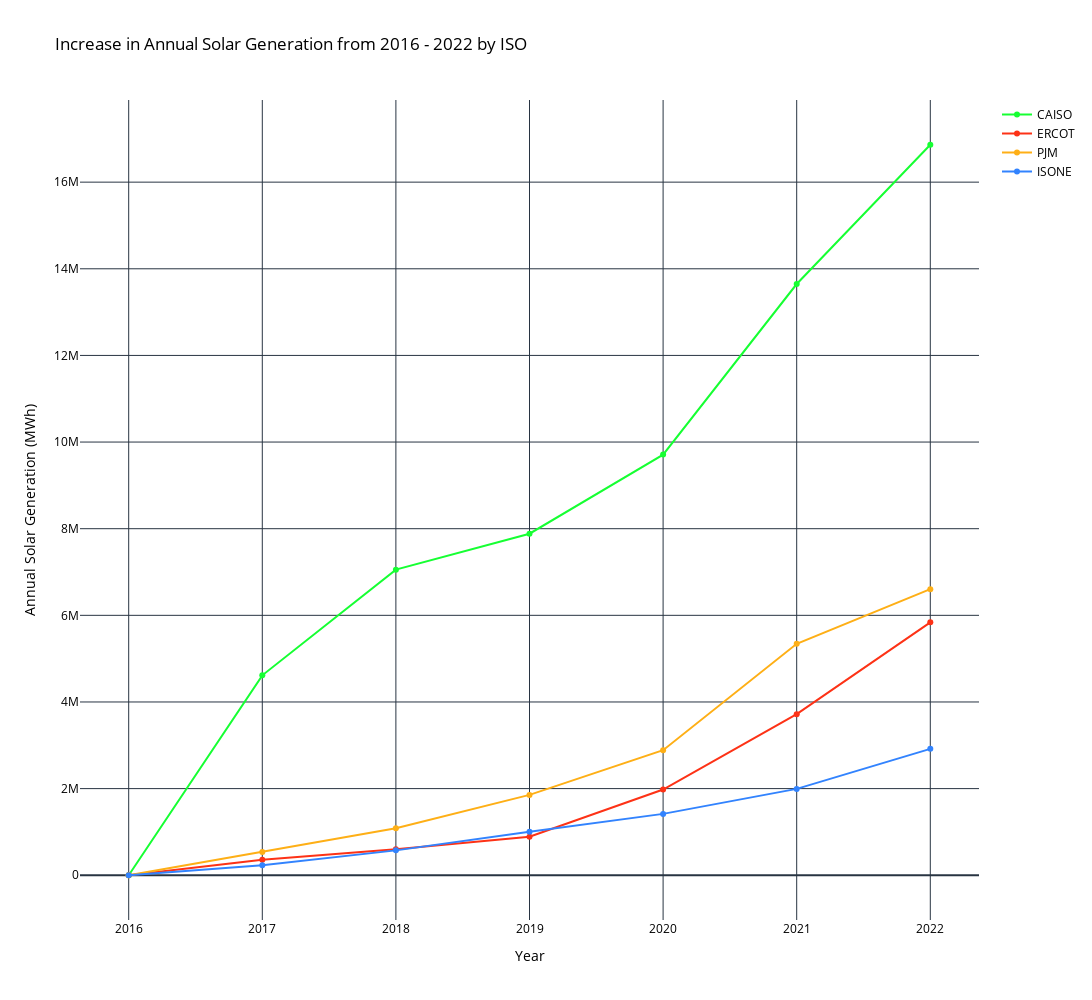

The notebook cell this image was saved under:
### Code cell
fig = go.Figure()
fig = go.Figure()

iso_colors = {'CAISO': '#16FF32', 'ERCOT': '#FD3216', 'ISONE': '#3283FE', 'PJM': '#FEAF16'}

for key in ling:

    fig.add_trace(go.Scatter(x = ling[key]["year"], y = ling[key]["diff"], name = key, marker=dict(color = iso_colors[key])))
fig.update_xaxes(title_text="Year")
fig.update_yaxes(title_text="Annual Solar Generation (MWh)")


fig.update_layout(paper_bgcolor = "rgba(0,0,0,0)",
                  plot_bgcolor = "rgba(0,0,0,0)", font_color="black")
fig.update_layout(height=1000, width=1400,
              title_text="Increase in Annual Solar Generation from 2016 - 2022 by ISO")
fig.show()
fig.write_html(os.path.join("/Users/evanlipton/Downloads/new_solar.html"))

### Figure 1 — Plotly figure (JSON) as saved in the notebook; plotly's stock layout.template omitted (floating-point values rounded to 4 significant figures)
{"data": [{"marker": {"color": "#16FF32"}, "name": "CAISO", "x": [2016, 2017, 2018, 2019, 2020, 2021, 2022], "y": [0.0, 4615000.0, 7055000.0, 7884000.0, 9710000.0, 13650000.0, 16860000.0], "type": "scatter"}, {"marker": {"color": "#FD3216"}, "name": "ERCOT", "x": [2016, 2017, 2018, 2019, 2020, 2021, 2022], "y": [0.0, 355300.0, 600900.0, 890300.0, 1978000.0, 3719000.0, 5839000.0], "type": "scatter"}, {"marker": {"color": "#FEAF16"}, "name": "PJM", "x": [2016, 2017, 2018, 2019, 2020, 2021, 2022], "y": [0.0, 538400.0, 1083000.0, 1855000.0, 2887000.0, 5344000.0, 6605000.0], "type": "scatter"}, {"marker": {"color": "#3283FE"}, "name": "ISONE", "x": [2016, 2017, 2018, 2019, 2020, 2021, 2022], "y": [0.0, 233300.0, 574300.0, 1006000.0, 1417000.0, 1993000.0, 2917000.0], "type": "scatter"}], "layout": {"xaxis": {"title": {"text": "Year"}}, "yaxis": {"title": {"text": "Annual Solar Generation (MWh)"}}, "font": {"color": "black"}, "paper_bgcolor": "rgba(0,0,0,0)", "plot_bgcolor": "rgba(0,0,0,0)", "title": {"text": "Increase in Annual Solar Generation from 2016 - 2022 by ISO"}, "height": 1000, "width": 1400}}
